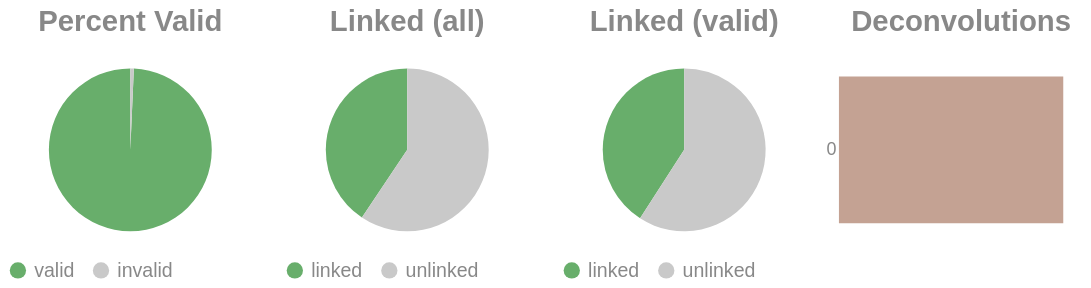

The notebook cell saved with this chart:
### Code cell
if SKIPLR:
    pass
else:
    clash = Counter()
    for i in valids['molecule'].to_list():
        _mol = i.split("-")
        if len(_mol) == 1:
            clash.update('0')
        else:
            clash.update(_mol[-1])

    _d = {"deconvolutions": [], 'count': []}
    for k,v in clash.items():
        _d['deconvolutions'].append(k)
        _d['count'].append(v)

    tot_valid = valids['reads'].sum()
    mask = valids['reads'] >= 2
    n_linked_reads = valids.filter(mask)['reads'].sum()
    if n_linked_reads == 0:
        print_html("No linked molecules (>=2 reads) were detected; skipping linked-only distributions.")
        SKIPLR = True
    else:
        perc_valid = round(tot_valid / n_reads, 4)
        linked_perc_abs = round(n_linked_reads / n_reads, 4)
        linked_perc = round(n_linked_reads / tot_valid, 4)

    _valid = pl.DataFrame({"valids": ['valid', 'invalid'], "count": [tot_valid, n_reads - tot_valid]})
    _linked_abs = pl.DataFrame({"linked (absolute)": ['linked', 'unlinked'], "count": [n_linked_reads, n_reads - n_linked_reads]})
    _linked_rel = pl.DataFrame({"linked (valids)": ['linked', 'unlinked'], "count": [n_linked_reads, tot_valid - n_linked_reads]})

    (
        alt.hconcat(
            piechart(_valid, goodval = 'valid', title = "Percent Valid"),
            piechart(_linked_abs, goodval = "linked", title =  "Linked (all)"),
            piechart(_linked_rel, goodval = "linked", title =  "Linked (valid)"),
            convolutionbar(pl.DataFrame(_d), title = "Deconvolutions"),
            center = True,
            bounds = 'flush'
        )
        .resolve_scale(color='independent')
        .resolve_legend('independent')
        .properties(usermeta={'embedOptions': {"actions": False}})
    ).display()

### Figure 1 — Vega-Lite specification as saved in the notebook (floating-point values rounded to 4 significant figures)
{"width": "container", "height": 400, "config": {"title": {"anchor": "start", "dy": -15, "fontSize": 18, "color": "#888888", "subtitleColor": "#888888", "subtitleFontSize": 14}, "arc": {"fill": "#0072B2"}, "axis": {"domainColor": "#888888", "domainWidth": 0.5, "gridWidth": 0.2, "grid": false, "titleFontWeight": 400, "titleFontSize": 15, "labelFontSize": 11, "labelColor": "#888888", "tickColor": "#888888", "tickWidth": 0.2, "titleColor": "#888888"}, "axisBand": {"grid": false}, "axisX": {"grid": true, "tickSize": 10, "domainCap": "round"}, "axisY": {"domain": false, "grid": true, "tickSize": 0, "domainCap": "round"}, "background": "transparent", "header": {"labelFontSize": 15, "labelColor": "#888888", "titleFontSize": 15, "titleFontWeight": 600, "titleColor": "#888888"}, "legend": {"labelFont": "sans-serif", "labelFontSize": 12, "labelColor": "#888888", "symbolSize": 100, "symbolType": "circle", "titleFontSize": 12, "titlePadding": 10, "titleColor": "#888888", "title": null}, "range": {"category": ["#E69F00", "#56B4E9", "#009E73", "#F0E442", "#0072B2", "#D55E00", "#CC79A7", "#000000"], "diverging": ["#cfe8f3", "#a2d4ec", "#73bfe2", "#46abdb", "#1696d2", "#12719e"]}, "area": {"fill": "#0072B2", "fillOpacity": 0.7, "line": true, "strokeOpacity": 0.7}, "line": {"color": "#0072B2", "stroke": "#0072B2", "strokeWidth": 2}, "trail": {"color": "#0072B2", "stroke": "#0072B2", "strokeWidth": 0, "size": 1}, "point": {"filled": true, "fillOpacity": 1.0, "size": 95}, "text": {"color": "#888888", "fontSize": 11, "align": "right", "fontWeight": 400, "size": 11}, "bar": {"fill": "#0072B2", "stroke": null}, "view": {"stroke": null, "continuousWidth": 660, "continuousHeight": 400}}, "hconcat": [{"data": {"name": "data-0f9b1fbe05a17de755bc8c1ad818887b"}, "mark": {"type": "arc"}, "encoding": {"color": {"field": "valids", "legend": {"orient": "bottom", "title": null}, "scale": {"domain": ["valid", "invalid"], "range": ["#68ae6b", "#C9C9C9"]}, "title": "Valids", "type": "nominal"}, "theta": {"field": "count", "type": "quantitative"}, "tooltip": [{"field": "valids", "title": "Valids", "type": "ordinal"}, {"field": "percent", "format": ".2%", "title": "Percent", "type": "quantitative"}, {"field": "count", "title": "Count", "type": "quantitative"}]}, "height": 100, "title": {"text": "Percent Valid", "align": "center", "anchor": "middle"}, "transform": [{"calculate": "datum.count / 11076723", "as": "percent"}], "width": 150}, {"data": {"name": "data-e6e856e85fb7988e2b7a6a0bb7f3d0c5"}, "mark": {"type": "arc"}, "encoding": {"color": {"field": "linked (absolute)", "legend": {"orient": "bottom", "title": null}, "scale": {"domain": ["linked", "unlinked"], "range": ["#68ae6b", "#C9C9C9"]}, "title": "Linked (Absolute)", "type": "nominal"}, "theta": {"field": "count", "type": "quantitative"}, "tooltip": [{"field": "linked (absolute)", "title": "Linked (Absolute)", "type": "ordinal"}, {"field": "percent", "format": ".2%", "title": "Percent", "type": "quantitative"}, {"field": "count", "title": "Count", "type": "quantitative"}]}, "height": 100, "title": {"text": "Linked (all)", "align": "center", "anchor": "middle"}, "transform": [{"calculate": "datum.count / 11076723", "as": "percent"}], "width": 150}, {"data": {"name": "data-39bcd388a9dcd00d97e3bc5a059d03ae"}, "mark": {"type": "arc"}, "encoding": {"color": {"field": "linked (valids)", "legend": {"orient": "bottom", "title": null}, "scale": {"domain": ["linked", "unlinked"], "range": ["#68ae6b", "#C9C9C9"]}, "title": "Linked (Valids)", "type": "nominal"}, "theta": {"field": "count", "type": "quantitative"}, "tooltip": [{"field": "linked (valids)", "title": "Linked (Valids)", "type": "ordinal"}, {"field": "percent", "format": ".2%", "title": "Percent", "type": "quantitative"}, {"field": "count", "title": "Count", "type": "quantitative"}]}, "height": 100, "title": {"text": "Linked (valid)", "align": "center", "anchor": "middle"}, "transform": [{"calculate": "datum.count / 11000014", "as": "percent"}], "width": 150}, {"data": {"name": "data-f258d7feec8d5e37d240352c65fe6366"}, "mark": {"type": "bar"}, "encoding": {"color": {"field": "deconvolutions", "legend": null, "scale": {"scheme": "lightgreyred"}, "type": "nominal"}, "tooltip": [{"field": "deconvolutions", "title": "Deconvolutions", "type": "ordinal"}, {"field": "percent", "format": ".2%", "title": "Percent", "type": "quantitative"}, {"field": "count", "title": "Count", "type": "quantitative"}], "x": {"axis": null, "field": "count", "type": "quantitative"}, "y": {"field": "deconvolutions", "sort": "ascending", "title": null, "type": "nominal"}}, "height": 100, "title": {"text": "Deconvolutions", "align": "center", "anchor": "middle"}, "transform": [{"calculate": "datum.count / 8262559", "as": "percent"}], "width": 150}], "bounds": "flush", "center": true, "resolve": {"legend": {"angle": "independent"}, "scale": {"color": "independent"}}, "usermeta": {"embedOptions": {"actions": false}}, "$schema": "https://vega.github.io/schema/vega-lite/v6.1.0.json", "datasets": {"data-0f9b1fbe05a17de755bc8c1ad818887b": [{"valids": "valid", "count": 11000014}, {"valids": "invalid", "count": 76709}], "data-e6e856e85fb7988e2b7a6a0bb7f3d0c5": [{"linked (absolute)": "linked", "count": 4498146}, {"linked (absolute)": "unlinked", "count": 6578577}], "data-39bcd388a9dcd00d97e3bc5a059d03ae": [{"linked (valids)": "linked", "count": 4498146}, {"linked (valids)": "unlinked", "count": 6501868}], "data-f258d7feec8d5e37d240352c65fe6366": [{"deconvolutions": "0", "count": 8262559}]}}
